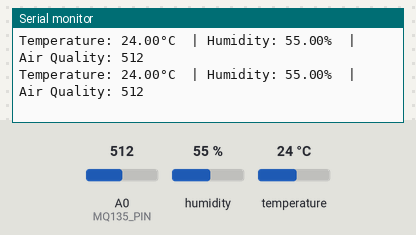
Bench run of a sketch on a simulated Arduino Uno, built with avr-gcc and run on an emulated ATmega328P. Shown: the last lines printed to the serial monitor. The test bench sets the inputs (shaded band); at power-on: humidity 55 %, A0 (MQ135_PIN) = 512, temperature 24 °C.

Above: at 2.8 s.
2.9 s: humidity set to 22 %
At 5.1 s:
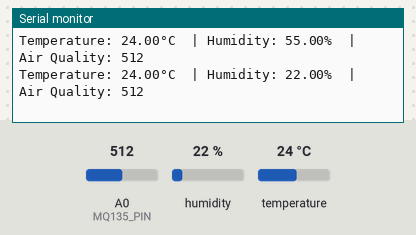
5.6 s: A0 (MQ135_PIN) set to 716
At 7.5 s:
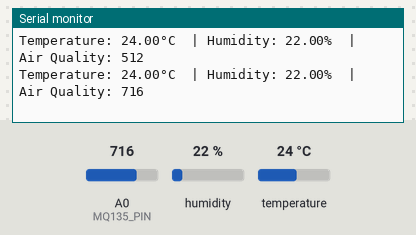
8.3 s: temperature set to 12 °C
At 10.8 s:
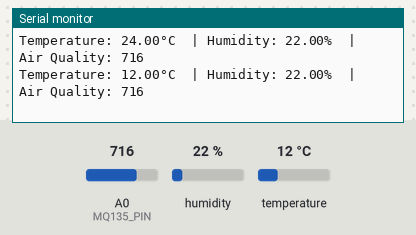
11.0 s: A0 (MQ135_PIN) set to 900
At 13.4 s:
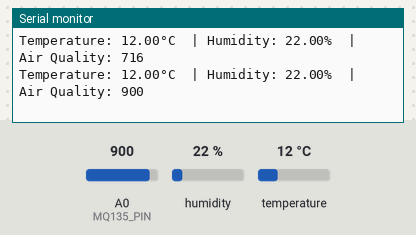
13.7 s: humidity set to 40 %
At 14.9 s:
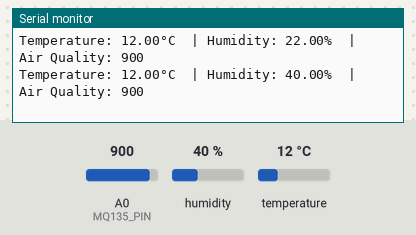
Timing chart, 0 to 16.7 s (numbered marks = the images above; inputs shaded):
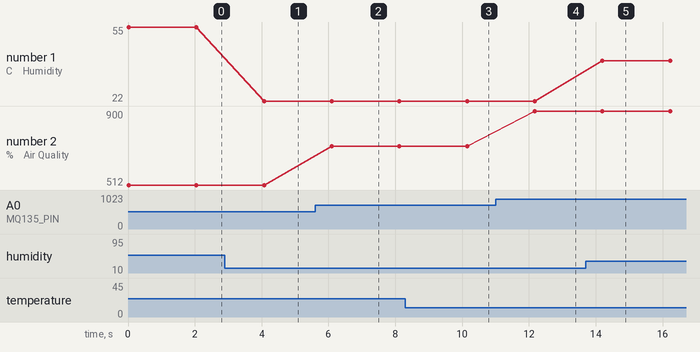

The sketch:

WeatherTester.ino
```cpp
#include <DHT.h>

#define DHTPIN 2
#define DHTTYPE DHT11
DHT dht(DHTPIN, DHTTYPE);

#define MQ135_PIN A0

void setup() {
    Serial.begin(9600);
    dht.begin();
}

void loop() {

    float temperature = dht.readTemperature();
    float humidity = dht.readHumidity();

    int air_quality = analogRead(MQ135_PIN);

    Serial.print("Temperature: ");
    Serial.print(temperature);
    Serial.print("°C  | Humidity: ");
    Serial.print(humidity);
    Serial.print("%  | Air Quality: ");
    Serial.println(air_quality);

    delay(2000);
}
```

Measured:
- after the input at 2.9 s, the serial monitor: prints a new line after 1.2 s (image 1)
- after the input at 5.6 s, the serial monitor: prints a new line after 0.50 s (image 2)
- after the input at 8.3 s, the serial monitor: prints a new line after 1.8 s (image 3)
- after the input at 11.0 s, the serial monitor: prints a new line after 1.2 s (image 4)
- after the input at 13.7 s, the serial monitor: prints a new line after 0.50 s (image 5)
- plotted number 1: 55 → 22 after the input at 2.9 s, 22 → 40 after the input at 13.7 s
- plotted number 2: 512 → 716 after the input at 5.6 s, 716 → 900 after the input at 11.0 s
